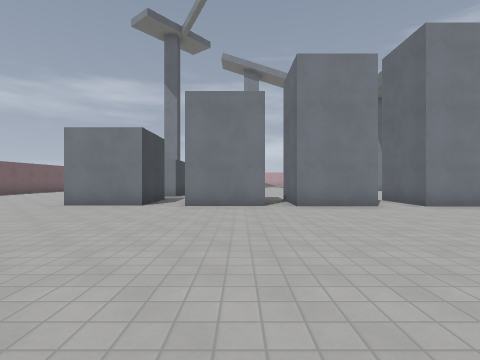
View 1 (above)

19 first-person views from a walk through a Godot game level. The camera is 1.3 m above the floor, looks level and sees 85° across. The floor is counted in squares, 2 m on a side. Each view is taken from the middle of a square. On the plan, view 1 faces up. The plan holds only what a view shows up to about 9 squares ahead; the rest is blank. Surface patterns are stand-ins for the level's own textures.

View 2
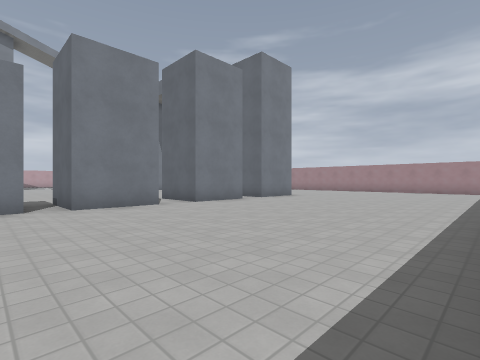

View 3
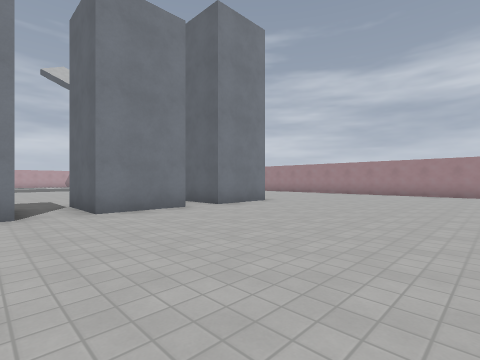

View 4
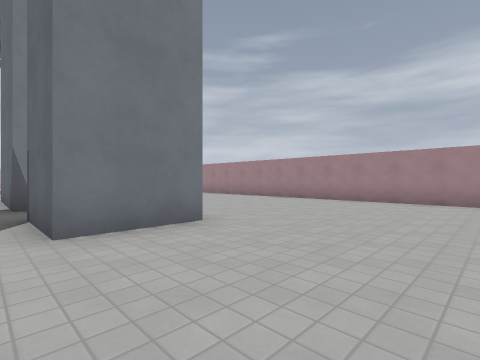

View 5
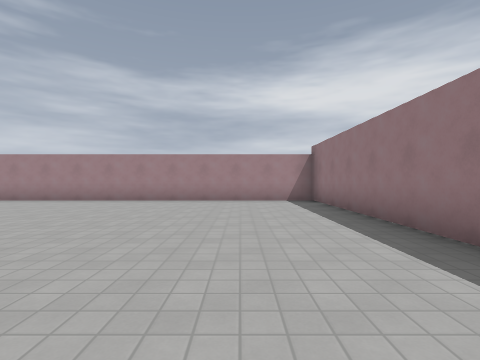

View 6
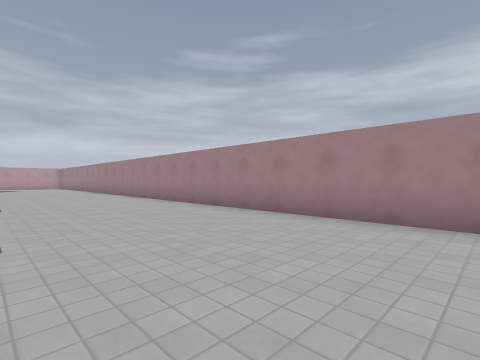

View 7
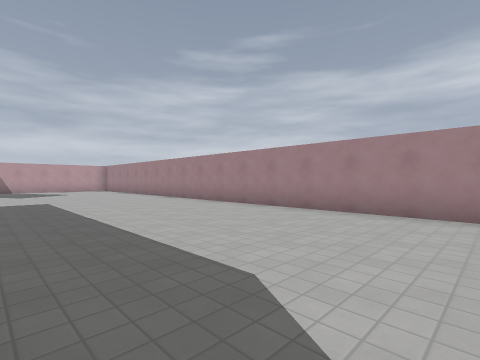

View 8
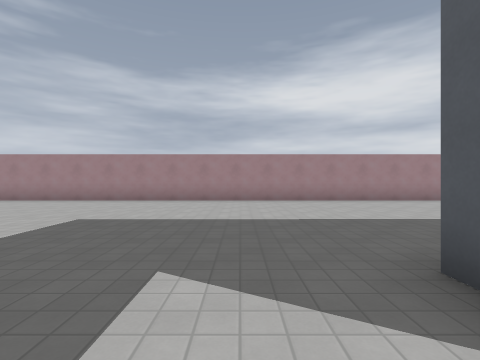

View 9
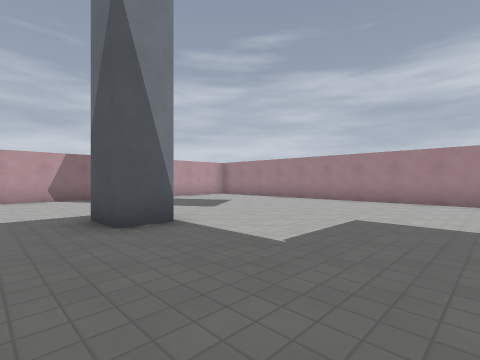

View 10
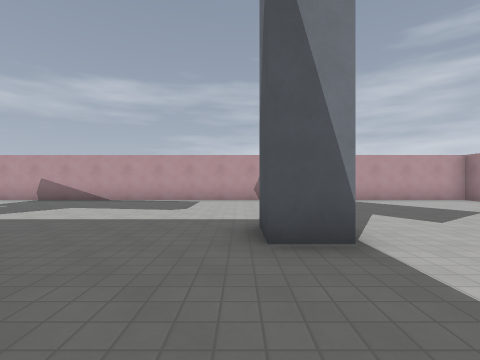

View 11
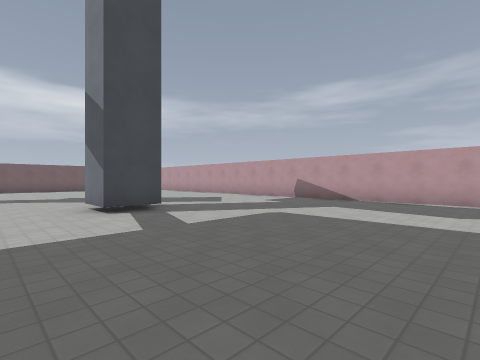

View 12
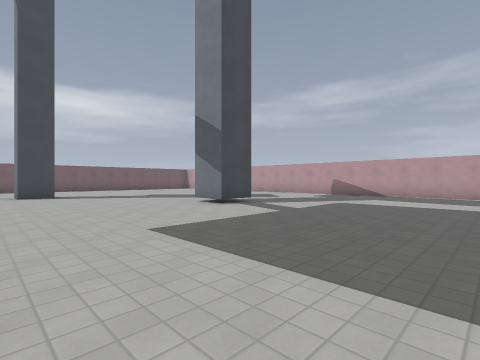

View 13
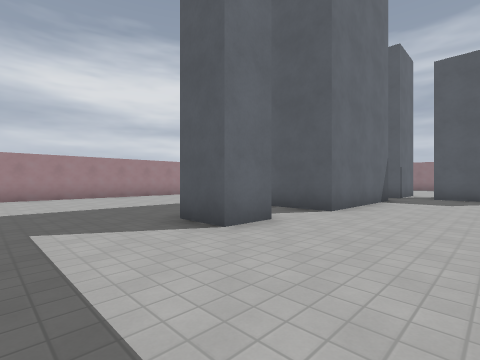

View 14
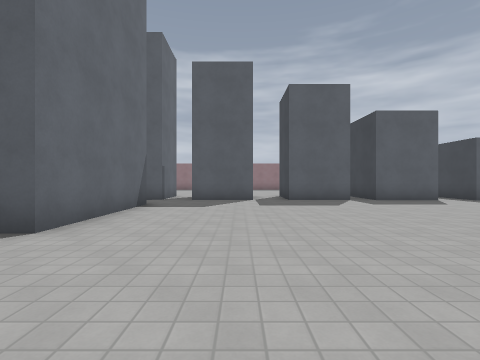

View 15
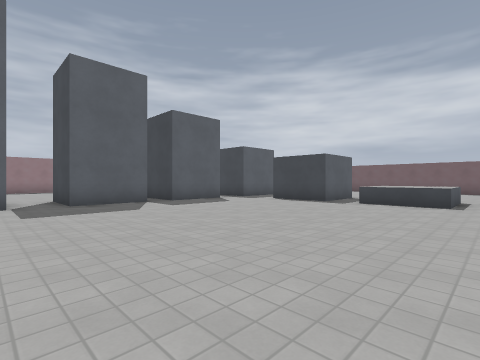

View 16
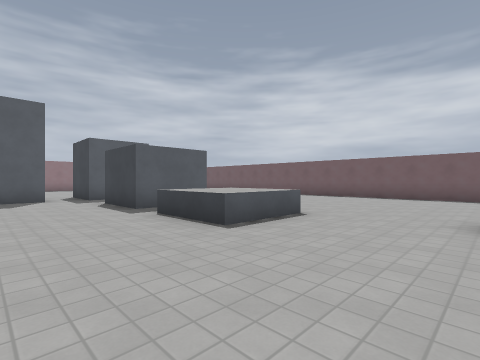

View 17
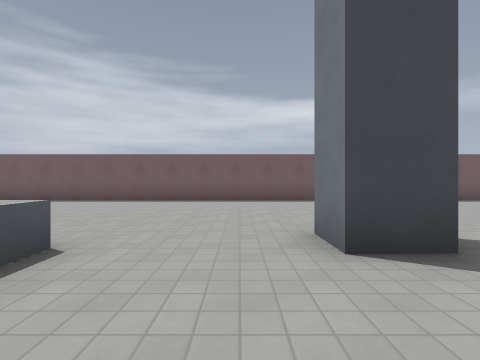

View 18
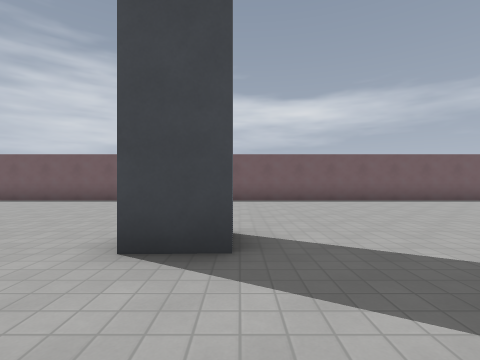

View 19
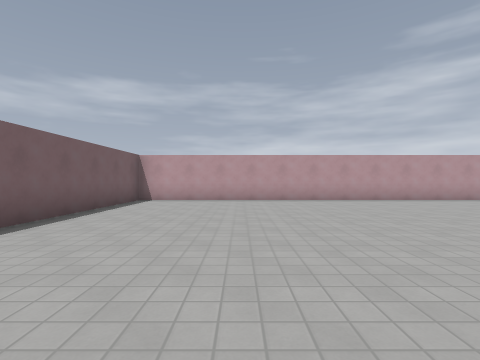

### Floor plan
Points are (right, up) in squares from view 1. A wall is a line through its corners. A room is listed if a view was taken in it or the views show most of it. See-through windows are left out.
Room 1 (views 1, 2, 3, 4, 5, 6, 7, 8, 9, 10, 11, 12, 13, 14, 15, 16, 17, 18, 19)
walls: (1.4, 8.5) (3.4, 8.5) (3.4, 6.4) (1.4, 6.4) (1.4, 8.5); (7.7, 15.5) (7.7, 16.6) (8.9, 16.6); (-1.5, 8.5) (0.6, 8.5) (0.6, 7.6); (-4.5, 12.2) (-2.5, 12.2) (-2.5, 10.1); (7.5, 9.9) (7.5, 13.8) (9.1, 13.8); (-3, 8.7) (-2.5, 8.7) (-2.5, 6.6) (-4.5, 6.6); (0.6, 6.6) (-1.4, 6.6); (-4.3, 18.9) (-4.3, 17.9) (-5.2, 17.9); (6.6, 6.4) (4.6, 6.4) (4.6, 8.5) (6.6, 8.5); (1.6, 23) (1.6, 21.7) (0.3, 21.7); (9.6, 6.4) (7.5, 6.4) (7.5, 8.5) (8.1, 8.5); (9.2, 22.6) (8.3, 22.6) (8.3, 23.7); (9.5, -0.3) (15.3, -0.3) (15.3, 25.6); (9.6, 28.4) (-10.2, 28.4) (-10.2, 9.4); (15.3, 27.9) (15.3, 28.4) (11.8, 28.4)
low walls: (-4.5, 15.2) (-2.5, 15.2) (-2.5, 13.1)

Where each view was taken, in squares from view 1:
view 1: 0 up, 0 right, facing up
view 2: 0 up, 0 right, facing up-right
view 3: 1 up, 3 right, facing up-right
view 4: 3 up, 7 right, facing up-right
view 5: 2 up, 7 right, facing right
view 6: 6 up, 11 right, facing up-right
view 7: 12 up, 10 right, facing up-right
view 8: 18 up, 7 right, facing right
view 9: 19 up, 7 right, facing up-right
view 10: 20 up, 8 right, facing up
view 11: 20 up, 7 right, facing up-left
view 12: 17 up, 7 right, facing up-left
view 13: 19 up, 5 right, facing down-right
view 14: 17 up, 5 right, facing down
view 15: 16 up, 5 right, facing down-left
view 16: 18 up, 0 right, facing down-left
view 17: 17 up, 2 left, facing left
view 18: 19 up, 2 left, facing left
view 19: 20 up, 7 left, facing up
